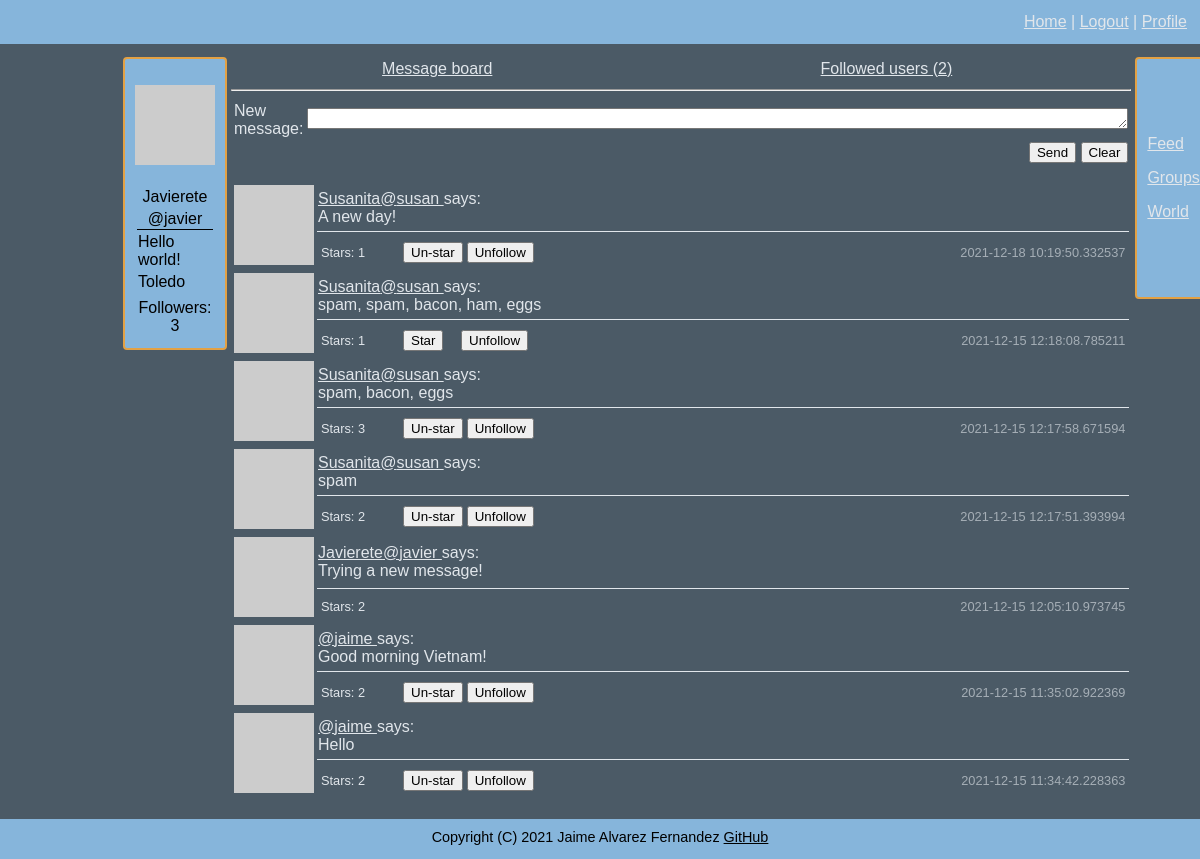
Screenshot of /message_board (signed in) with the database file from the repository.
### connect/models.py (models this page shows, shortened)
class User(UserMixin, db.Model):
    id = db.Column(db.Integer, primary_key=True)
    username = db.Column(db.String(64), index=True, unique=True)
    email = db.Column(db.String(120), index=True, unique=True)
    nickname = db.Column(db.String(64))
    password = db.Column(db.String(128))
    about_me = db.Column(db.String(140))
    location = db.Column(db.String(64))
    website = db.Column(db.String(120))
    last_seen = db.Column(db.DateTime, default=datetime.datetime.utcnow)
    follower_bio = db.Column(db.Boolean, default=False)
    posts = db.relationship('Posts', backref='author', lazy='dynamic')
    reply = db.relationship('Reply', backref='author', lazy='dynamic')
    followed = db.relationship('User',
                               secondary=followers,
                               primaryjoin=(followers.c.follower_id == id),
                               secondaryjoin=(followers.c.followed_id == id),
                               backref=db.backref('followers', lazy='dynamic'), lazy='dynamic')
    starred = db.relationship('Posts',
                              secondary=stars,
                              backref=db.backref('awarded_stars', lazy='dynamic'), lazy='dynamic')
    starred_reply = db.relationship('Reply',
                                    secondary=stars_reply,
                                    backref=db.backref('awarded_stars_reply', lazy='dynamic'), lazy='dynamic')
    def avatar(self, size):
        digest = md5(self.email.lower().encode('utf-8')).hexdigest()
        return f'https://www.gravatar.com/avatar/{digest}?d=identicon&s={size}'
    def is_following(self, user):
        return self.followed.filter(followers.c.followed_id == user.id).count() > 0
    def followed_posts(self):
        posts_from_followed = Posts.query. \
            join(followers, (followers.c.followed_id == Posts.user_id)). \
            filter(followers.c.follower_id == self.id)
        posts_from_me = Posts.query.filter_by(user_id=self.id)
        return posts_from_followed.union(posts_from_me).order_by(Posts.timestamp.desc())
    def is_starred(self, post):
        return self.starred.filter(stars.c.post_id == post.id).count() > 0

class Posts(db.Model):
    id = db.Column(db.Integer, primary_key=True)
    body = db.Column(db.String(140))
    timestamp = db.Column(db.DateTime, index=True, default=datetime.datetime.utcnow)
    user_id = db.Column(db.Integer, db.ForeignKey('user.id'))
    reply = db.relationship('Reply', backref='original', lazy='dynamic')

### connect/routing.py (the view)
@app.route('/message_board', methods=['GET', 'POST'])
@flask_login.login_required
def feed():
    empty_form = forms.EmptyForm()
    form = forms.WriteMessage()
    if form.validate_on_submit():
        post = models.Posts(body=form.message.data, author=flask_login.current_user)
        db.session.add(post)
        db.session.commit()
        return flask.redirect(flask.url_for('feed'))
    posts = flask_login.current_user.followed_posts().all()
    return flask.render_template('feed.html', title='Feed', posts=posts, e_form=empty_form, form=form)

### connect/forms.py
class EmptyForm(FlaskForm):
    submit = wtforms.SubmitField('Submit')

class WriteMessage(FlaskForm):
    message = wtforms.TextAreaField('New message', validators=[validators.Length(min=1, max=140)])
    submit = wtforms.SubmitField('Send')

### connect/models.py (called while the page is built)
@login.user_loader
def load_user(user_id):
    return User.query.get(int(user_id))

### connect/routing.py (called while the page is built)
@app.before_request
def before_request():
    if flask_login.current_user.is_authenticated:
        flask_login.current_user.last_seen = datetime.datetime.utcnow()
        db.session.commit()

### connect/templates/feed.html (shortened to what this page needs)
{% extends "general_template.html" %}
{% block content %}
<table width="100%">
    <tr>
        <td align="center">
            <a href="{{ url_for('feed') }}">Message board</a>
        </td>
        <td align="center">
            <a href="{{ url_for('following') }}">Followed users ({{ current_user.followed.count() }})</a>
        </td>
    </tr>
</table>
<hr>
{% if request.endpoint == 'feed' %}
    <form action="" method="post" novalidate>
        <table>
            <tr>
                <td>
                    {{ form.message.label }}:
                </td>
                <td>
                    {{ form.message(cols=100, rows=1, autocomplete=off) }}
                </td>
            </tr>
            <tr>
                <td>
                </td>
                <td align="right">
                    {{ form.submit() }} <input type="reset" value="Clear">
                </td>
            </tr>
        </table>
    </form>
    <p>
    {% include 'sub_templates/_posts.html' %}
    </p>
{% else %}
    {% include 'sub_templates/_followed_users.html' %}
{% endif %}
{% endblock %}

### connect/templates/sub_templates/_profile.html (shortened to what this page needs)
{% if user and user != current_user %}
    <p>
        <img src="{{ user.avatar(128) }}">
    </p>
    <table width="100%">
        <tr>
            <td>
                {% if user.nickname is not none %}
                {{ user.nickname }}
                {% endif %}
            </td>
        </tr>
        <tr>
            <td class="bottom_line">
                @{{ user.username }}
            </td>
        </tr>
        <tr>
            <td>
                {% if not current_user.is_following(user) %}
                <form method="post" action="{{ url_for('follow', username=user.username, url=request.endpoint) }}">
                    {{ e_form.hidden_tag() }}
                    {{ e_form.submit(value='Follow') }}
                </form>
                {% else %}
                <form method="post" action="{{ url_for('unfollow', username=user.username, url=request.endpoint) }}">
                    {{ e_form.hidden_tag() }}
                    {{ e_form.submit(value='Unfollow') }}
                </form>
                {% endif %}
            </td>
        </tr>
        <tr>
            <td class="justify_text">
                {% if user.about_me is not none %}
                    {{ user.about_me }}
                {% endif %}
            </td>
        </tr>
        <tr>
            <td>
                {% if user.location is not none %}
                    {{ user.location }}
                {% endif %}
            </td>
        </tr>
        <tr>
            <td>
                {% if user.website is not none %}
                    <a href="{{ current_user.website }}">{{ current_user.website }}</a>
                {% endif %}
            </td>
        </tr>
        <tr>
            <td>
                {% if user.follower_bio %}
                Followers: {{ current_user.followers.count() }}
                {% endif %}
            </td>
        </tr>
    </table>
{% else %}
    <p>
        <img src="{{ current_user.avatar(128) }}">
    </p>
    <table width="100%">
        <tr>
            <td>
                {% if current_user.nickname is not none %}
                {{ current_user.nickname }}
                {% endif %}
            </td>
        </tr>
        <tr>
            <td class="bottom_line">
                @{{ current_user.username }}
            </td>
        </tr>
        <tr>
            <td class="justify_text">
                {% if current_user.about_me is not none %}
                    {{ current_user.about_me }}
                {% endif %}
            </td>
        </tr>
        <tr>
            <td class="justify_text">
                {% if current_user.location is not none %}
                    {{ current_user.location }}
                {% endif %}
            </td>
        </tr>
        <tr>
            <td class="justify_text">
            </td>
        </tr>
        <tr>
            <td>
                {% if current_user.follower_bio %}
                Followers: {{ current_user.followers.count() }}
                {% endif %}
            </td>
        </tr>
    </table>
{% endif %}

### connect/templates/sub_templates/_posts.html (shortened to what this page needs)
<table width="100%">
    {% for post in posts %}
    <tr>
        <td width="60" rowspan="2" valign="top"><img src="{{ post.author.avatar(60) }}"></td>
        <td class="bottom_line">
                <a href="{{ url_for('user_messages', username=post.author.username) }}">
                    {% if post.author.nickname %}{{ post.author.nickname }}{% endif %}@{{ post.author.username }}
                </a>
                says:<br>
             {{ post.body }}
        </td>
    </tr>
    <tr>
        <td>
            <table width="100%">
                <tr class="smaller_font_80">
                    <td width="10%">Stars: {{ post.awarded_stars.count() }}</td>
                    <td width="7%">
                        {% if post.author.username != current_user.username %}
                            {% if not current_user.is_starred(post) %}
                            <form method="post" action="{{ url_for('star', post=post.id, url=request.endpoint) }}">
                                {{ e_form.submit(value='Star') }}
                            </form>
                            {% else %}
                            <form method="post" action="{{ url_for('un_star', post=post.id, url=request.endpoint) }}">
                                {{ e_form.submit(value='Un-star') }}
                            </form>
                            {% endif %}
                        {% endif %}
                    </td>
                    <td>
                        {% if not current_user.is_following(post.author) and post.author != current_user %}
                        <form method="post" action="{{ url_for('follow', username=post.author.username, url=request.endpoint) }}">
                            {{ e_form.hidden_tag() }}
                            {{ e_form.submit(value='Follow') }}
                        </form>
                        {% elif current_user.is_following(post.author) and post.author != current_user  %}
                        <form method="post" action="{{ url_for('unfollow', username=post.author.username, url=request.endpoint) }}">
                            {{ e_form.submit(value='Unfollow') }}
                        </form>
                        {% endif %}
                    </td>
                    <td class="time">{{ post.timestamp }}</td>
                </tr>
            </table>
        </td>
    </tr>
    {% endfor %}
</table>

### connect/static/css/style.css (style rules this page uses)
body { font-family: Arial; background: #4b5a66; color: #e1e6eb; min-height: 100vh; margin: 0; }
a { color: inherit; }
.bottom_line { border: solid; border-width: 0px 0 1px 0; }
.justify_text { text-align: justify; text-justify: inter-word; }
.smaller_font_80 { font-size:80%; }
.time { text-align: right; opacity: 0.6; }
body { display:flex; flex-direction:column; }

### rows the page displays
User: nickname "Javierete", username "javier", about_me "Hello world!", location "Toledo"
Posts: author.nickname "Susanita", author.username "susan", body "A new day!", awarded_stars.count "1", timestamp "2021-12-18 10:19:50.332537"
Posts: author.nickname "Susanita", author.username "susan", body "spam, spam, bacon, ham, eggs", awarded_stars.count "1", timestamp "2021-12-15 12:18:08.785211"
Posts: author.nickname "Susanita", author.username "susan", body "spam, bacon, eggs", awarded_stars.count "3", timestamp "2021-12-15 12:17:58.671594"
Posts: author.nickname "Susanita", author.username "susan", body "spam", awarded_stars.count "2", timestamp "2021-12-15 12:17:51.393994"
Posts: author.nickname "Javierete", author.username "javier", body "Trying a new message!", awarded_stars.count "2", timestamp "2021-12-15 12:05:10.973745"
Posts: author.username "jaime", body "Good morning Vietnam!", awarded_stars.count "2", timestamp "2021-12-15 11:35:02.922369"
Posts: author.username "jaime", body "Hello", awarded_stars.count "2", timestamp "2021-12-15 11:34:42.228363"

### other values shown
{{ current_user.followers.count() }} "3"
{{ current_user.followed.count() }} "2"
